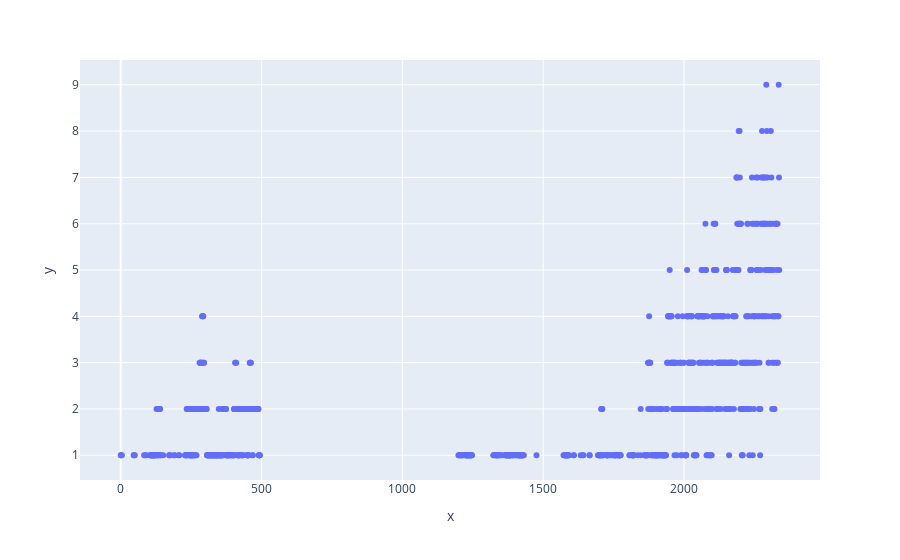

Here is the notebook cell this chart was saved with:
### Code cell
fi, fc = np.unique(tracks_df.loc[tracks_df["mean_fluo"]>fluo_thresh, "t"], return_counts=True)

fig = px.scatter(x=fi, y=fc)
fig.show()

### Figure 1 — Plotly figure (JSON) as saved in the notebook; plotly's stock layout.template omitted (floating-point values rounded to 4 significant figures; data arrays with more than 128 entries replaced by an {"elided": "..."} marker saying what was removed)
{"data": [{"hovertemplate": "x=%{x}<br>y=%{y}<extra></extra>", "legendgroup": "", "marker": {"color": "#636efa", "symbol": "circle"}, "mode": "markers", "name": "", "orientation": "v", "showlegend": false, "type": "scatter", "x": {"elided": "957 int values"}, "xaxis": "x", "y": {"elided": "957 int values"}, "yaxis": "y"}], "layout": {"autosize": true, "legend": {"tracegroupgap": 0}, "margin": {"t": 60}, "xaxis": {"anchor": "y", "autorange": true, "domain": [0, 1], "range": [-141.3, 2479.0], "title": {"text": "x"}, "type": "linear"}, "yaxis": {"anchor": "x", "autorange": true, "domain": [0, 1], "range": [0.3806, 9.619], "title": {"text": "y"}, "type": "linear"}}}
